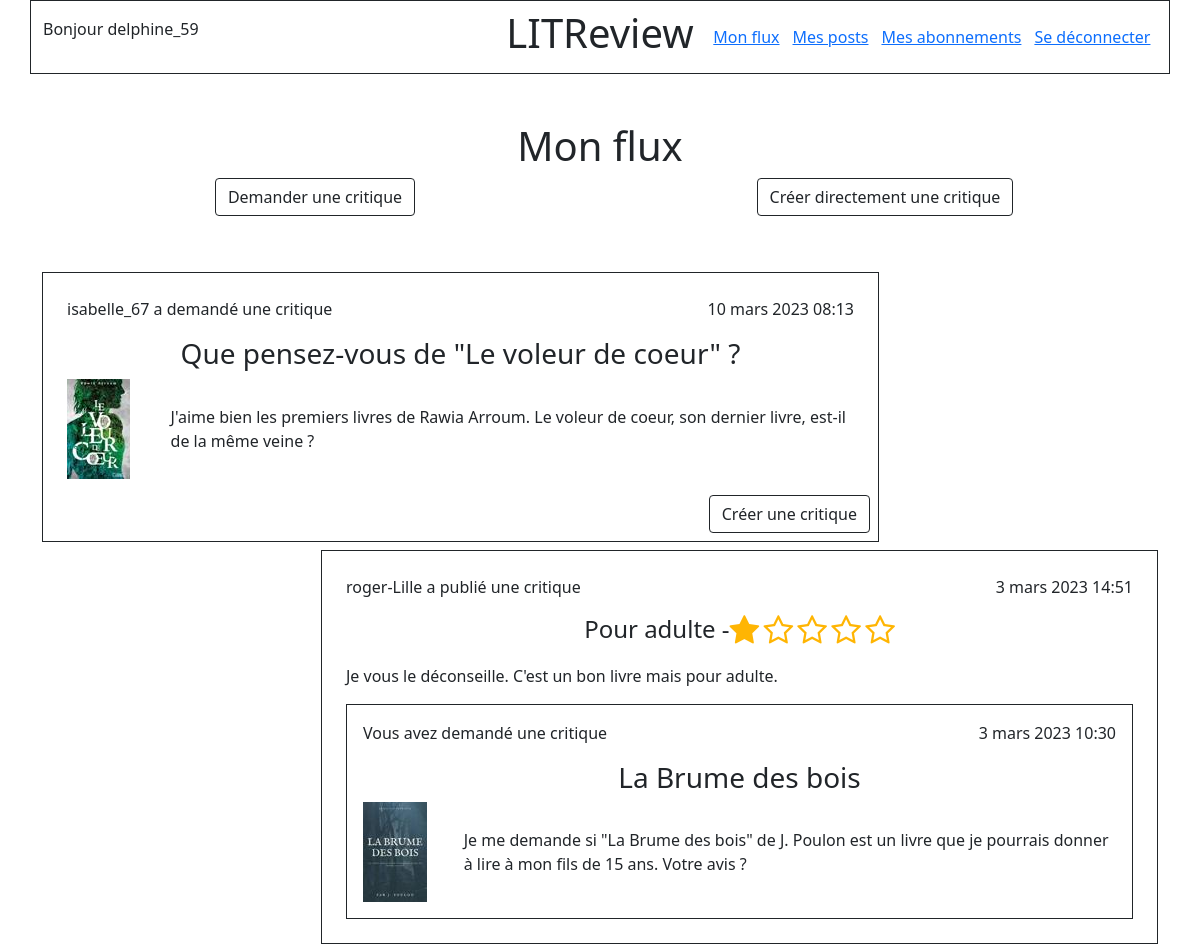
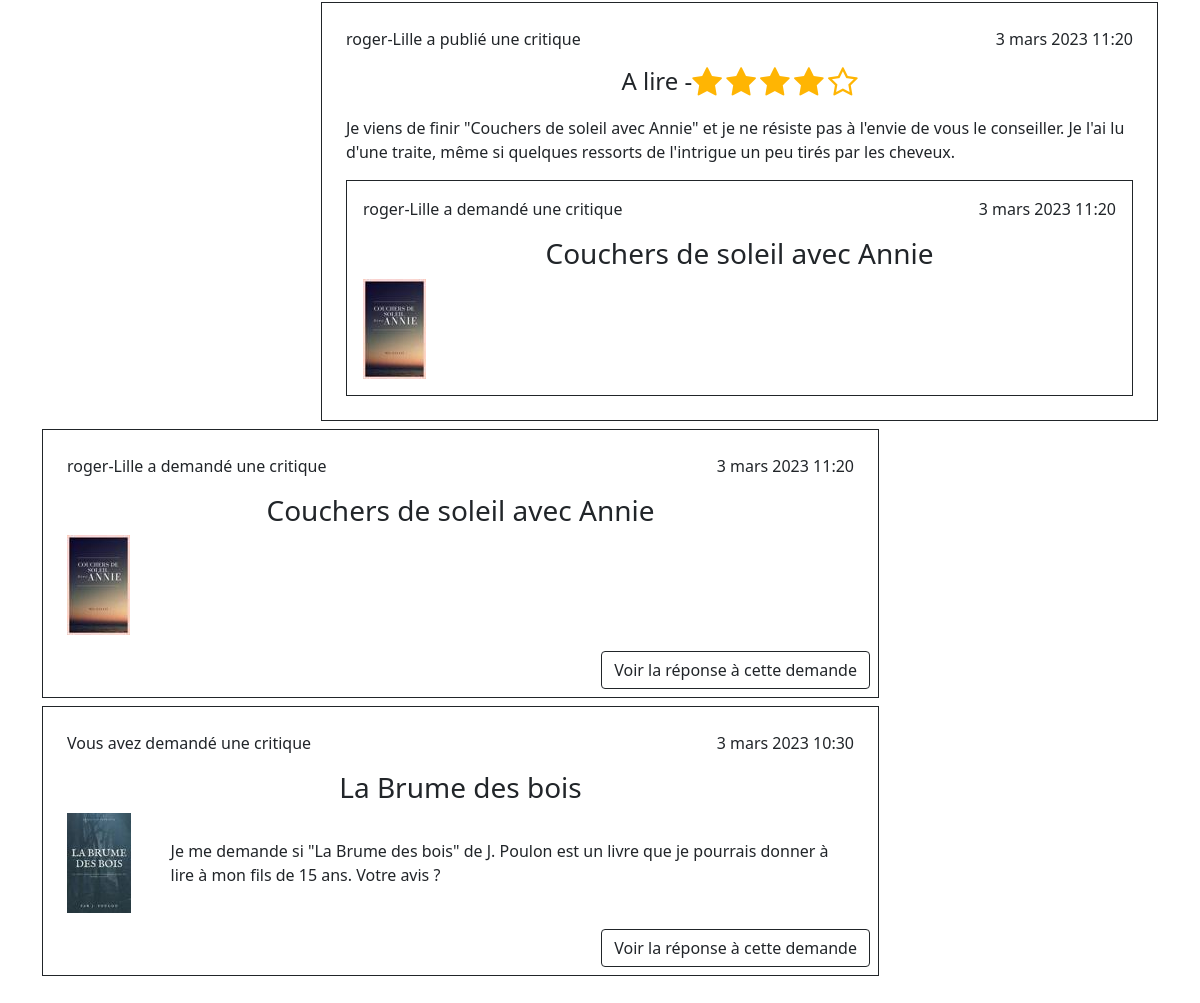
The app's page /flow (signed in) with its own data (2 pictures, top to bottom).
### authentication/models.py (models this page shows)
class User(AbstractUser):
    SUBSCRIBER = "Membre"
    followed_members = models.ManyToManyField(
        settings.AUTH_USER_MODEL,
        through="UserFollows",
        related_name="followed"
    )

### feed/models.py (models this page shows, shortened)
class Ticket(models.Model):
    objects = models.Manager()
    title = models.CharField(max_length=128)
    description = models.TextField(max_length=2048, blank=True)
    user = models.ForeignKey(
        to=settings.AUTH_USER_MODEL,
        on_delete=models.CASCADE
    )
    image = models.ImageField(null=True, blank=True)
    time_created = models.DateTimeField(auto_now_add=True)
    IMAGE_MAX_SIZE = (100, 100)

class Review(models.Model):
    objects = models.Manager()
    ticket = models.OneToOneField(
        Ticket,
        on_delete=models.CASCADE,
        related_name='ticket_review',
        primary_key=False
    )
    rating = models.PositiveSmallIntegerField(
       validators=[MinValueValidator(0), MaxValueValidator(5)]
    )
    user = models.ForeignKey(
        settings.AUTH_USER_MODEL,
        on_delete=models.CASCADE
    )
    headline = models.CharField(max_length=128)
    body = models.TextField(max_length=8192, blank=True)
    time_created = models.DateTimeField(auto_now_add=True)

### feed/views.py (the view)
# urls.py: path('flow', views.flow, name='my-flow'),
@login_required
def flow(request):
    tickets = get_users_viewable_tickets(request.user)
    tickets = tickets.annotate(content_type=Value('TICKET', CharField()))
    reviews = get_users_viewable_reviews(request.user)
    reviews = reviews.annotate(content_type=Value('REVIEW', CharField()))
    posts = sorted(
        chain(tickets, reviews),
        key=lambda post: post.time_created,
        reverse=True
    )
    return render(request, 'feed/flow.html', context={'posts': posts})

### feed/templatetags/feed_extras.py (called while the page is built)
@register.simple_tag(takes_context=True)
def get_user_display(context, user):
    if user == context['user']:
        return "Vous avez"
    return f"{user.username} a"

### feed/views.py (called while the page is built)
def get_users_viewable_tickets(user):
    viewable_tickets = Ticket.objects.filter(
        Q(user=user) | Q(user__in=user.followed_members.all())
    )
    return viewable_tickets

def get_users_viewable_reviews(user):
    viewable_reviews = Review.objects.filter(
        Q(user=user) | Q(user__in=user.followed_members.all())
    )
    return viewable_reviews

### feed/templates/feed/flow.html
{% extends "base.html" %}
{% block content %}
    <h1 class="text-center">Mon flux</h1>
    <div>
        <div class="row">
            <div class="col-6 text-center">
                <a class="btn btn-outline-dark"
                   href="{% url 'feed:ticket-create' %}">Demander une critique</a>
            </div>
            <div class="col-6 text-center">
                <a class="btn btn-outline-dark" href="{% url 'feed:review-direct-create' %}">Créer directement une critique</a>
            </div>
        </div>
    </div>
    <div class="d-flex flex-column my-5">
        {% for post in posts %}
                {% if post.content_type == 'TICKET' %}
                    <div class="align-self-start border border-dark mt-2 p-2 w-75">
                        {% include 'feed/ticket_detail.html' with ticket=post %}
                        <div class="text-end">
                            {% include 'feed/review_check.html' with post=post %}
                        </div>
                    </div>
                {% elif post.content_type == 'REVIEW' %}
                    <div class="align-self-end border border-dark mt-2 p-2 w-75">
                        {% include 'feed/review_detail.html' with review=post %}
                    </div>
                {% endif %}
        {% endfor %}
    </div>
{% endblock content %}

### templates/base.html (shortened to what this page needs)
{% load static %}
<!DOCTYPE html>
<html lang="en" xmlns="http://www.w3.org/1999/xhtml">
<head>
    <link href="https://cdn.jsdelivr.net/npm/bootstrap@5.1.3/dist/css/bootstrap.min.css" rel="stylesheet">
    <link rel="stylesheet" href="https://cdnjs.cloudflare.com/ajax/libs/font-awesome/4.7.0/css/font-awesome.min.css">
    <link rel="stylesheet" href="{% static 'feed/rating_style.css' %}"/>
</head>
<body>
    <header>
        <nav class="bg_light">
            <div class="container">
                <div class="row border border-dark py-2">
                    <div class="col-5 d-flex align-items-center">
                        {% if user.is_authenticated %}
                            <p>Bonjour {{ user.username }}</p>
                        {% endif %}
                    </div>
                    <div class="col-2 d-flex justify-content-center">
                        <h1>LITReview</h1>
                    </div>
                    <div
                            class="col-5 d-flex justify-content-around align-items-center">
                        {% if user.is_authenticated %}
                            <a href="{% url 'feed:my-flow' %}">Mon flux</a>
                            <a href="{% url 'feed:my-posts' %}">Mes posts</a>
                            <a href="{% url 'authentication:follows' %}">Mes abonnements</a>
                            <a href="{% url 'authentication:logout' %}">Se déconnecter</a>
                        {% endif %}
                    </div>
                </div>
            </div>
        </nav>
    </header>
    <section class="container my-5">
    {% block content %}
    {% endblock content %}
    </section>
</body>
</html>

### feed/templates/feed/ticket_detail.html
{% load feed_extras %}
<div class="p-3">
    <div class="row">
        <div class="col text-start">
            <p>{% get_user_display user=ticket.user %} demandé une critique</p>
        </div>
        <div class="col text-end">
            <p>{{ ticket.time_created }}</p>
        </div>
    </div>
    <h3 class="text-center">{{ ticket.title }}</h3>
    <div class="row">
        <div class="col-1 d-flex align-items-center">
            {% if ticket.image %}
            <img src="{{ ticket.image.url }}">
        {% endif %}
        </div>
        <div class="col-11 ps-5 d-flex align-items-center">
             {{ ticket.description }}
        </div>
    </div>
</div>

### feed/templates/feed/review_check.html
{% if not post.ticket_review %}
    <a class="btn btn-outline-dark" href="{% url 'feed:review-create' ticket_id=post.id %}">Créer une critique</a>
{% else %}
    <a class="btn btn-outline-dark" href="{% url 'feed:review-display' review_id=post.ticket_review.id %}">Voir la réponse à cette demande</a>
{% endif %}

### feed/templates/feed/review_detail.html
{% load feed_extras %}
{% block content %}
    <div class="p-3">
        <div class="row">
            <div class="col text-start">
                <p>{% get_user_display user=review.user %} publié une critique</p>
            </div>
            <div class="col text-end">
                <p>{{ review.time_created }}</p>
            </div>
        </div>
    <div class="d-flex justify-content-center">
        <h4>
            {{ review.headline }} -
        </h4>
        <div class="rating-star mb-3">
                <i class="fa fa-2x fa-star{% if review.rating < 1 %}-o{% endif %}"
                   aria-hidden="true"></i>
                <i class="fa fa-2x fa-star{% if review.rating < 2 %}-o{% endif %}"
                   aria-hidden="true"></i>
                <i class="fa fa-2x fa-star{% if review.rating < 3 %}-o{% endif %}"
                   aria-hidden="true"></i>
                <i class="fa fa-2x fa-star{% if review.rating < 4 %}-o{% endif %}"
                   aria-hidden="true"></i>
                <i class="fa fa-2x fa-star{% if review.rating < 5 %}-o{% endif %}"
                   aria-hidden="true"></i>
        </div>
    </div>
            <p>{{ review.body }}</p>
            <div class="border border-dark">
                {% include 'feed/ticket_detail.html' with ticket=review.ticket %}
            </div>
    </div>
{% endblock content %}

### feed/static/feed/rating_style.css (style rules this page uses)
.rating-star { color: #ffb503; }

### records on screen
User: username "delphine_59"
Ticket: user.username "isabelle_67 a", time_created "10 mars 2023 08:13", title "Que pensez-vous de \"Le voleur de coeur\" ?", image (picture), description "J'aime bien les premiers livres de Rawia Arroum. Le voleur de coeur, son dernier livre, est-il de la même veine ?", shows "Créer une critique"
Review: user.username "roger-Lille a", time_created "3 mars 2023 14:51", headline "Pour adulte", rating 1 (drawn), body "Je vous le déconseille. C'est un bon livre mais pour adulte.", image (picture)
Ticket: user "Vous avez", time_created "3 mars 2023 10:30", title "La Brume des bois", description "Je me demande si \"La Brume des bois\" de J. Poulon est un livre que je pourrais donner à lire à mon fils de 15 ans. Votre avis ?", image (picture), shows "Voir la réponse à cette demande"
Review: user.username "roger-Lille a", time_created "3 mars 2023 11:20", headline "A lire", rating 4 (drawn), body "Je viens de finir \"Couchers de soleil avec Annie\" et je ne résiste pas à l'envie de vous le conseiller. Je l'ai lu d'une traite, même si quelques ressorts de l'intrigue un peu tirés par les cheveux.", image (picture)
Ticket: user.username "roger-Lille a", time_created "3 mars 2023 11:20", title "Couchers de soleil avec Annie", image (picture), shows "Voir la réponse à cette demande"
